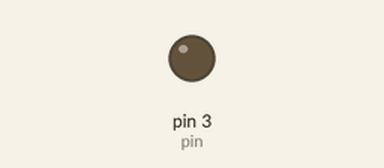
This sketch was run on a simulated Arduino Uno, built with avr-gcc and run on an emulated ATmega328P. Parts: output pins drawn as LEDs (lit = HIGH).

Above: at 0.05 s.
At 3.2 s:
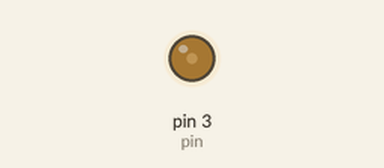
At 6.4 s:
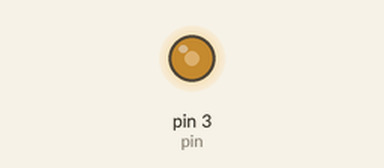
At 12.75 s:
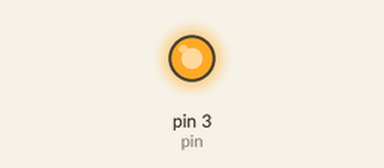
Timing chart, 0 to 16.6 s (numbered marks = the images above):
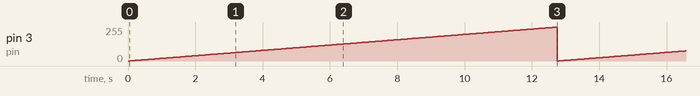

The sketch:

Arduino_Project_5-Understanding_analog_commands.ino
```cpp
//Arduino_Project_5
/*
  Using an analog pin, you can adjust the amount of voltage outputting through
  said pin using a range of numbers, you can show this happening by using an LED.
  I decided to try it using a for loop cycling from the smallest value to the biggest,
  so the LED should go from off, to getting brighter and brighter, than hitting max
  brightness (5V).
*/
/*
Important information:
  The ADC conversion for the arduino R3 has a range of 8-bits (0-255) for it's voltage of 0-5,
  so every step up value is equal to 5/255.
*/
int pin = 3;
int brightness;
int wait = 50;

void setup() {
  pinMode(pin, OUTPUT);
  Serial.begin(9600);
}

void loop() {
  // put your main code here, to run repeatedly:
    for (int i = 0; i < 255; i++){
      brightness = i;
      analogWrite(pin, brightness);
      delay(wait);
  }
}
```

Measured:
- by itself, pin 3 (pin): ramps from 0/255 to 254/255 and jumps back, once every 12.8 s
